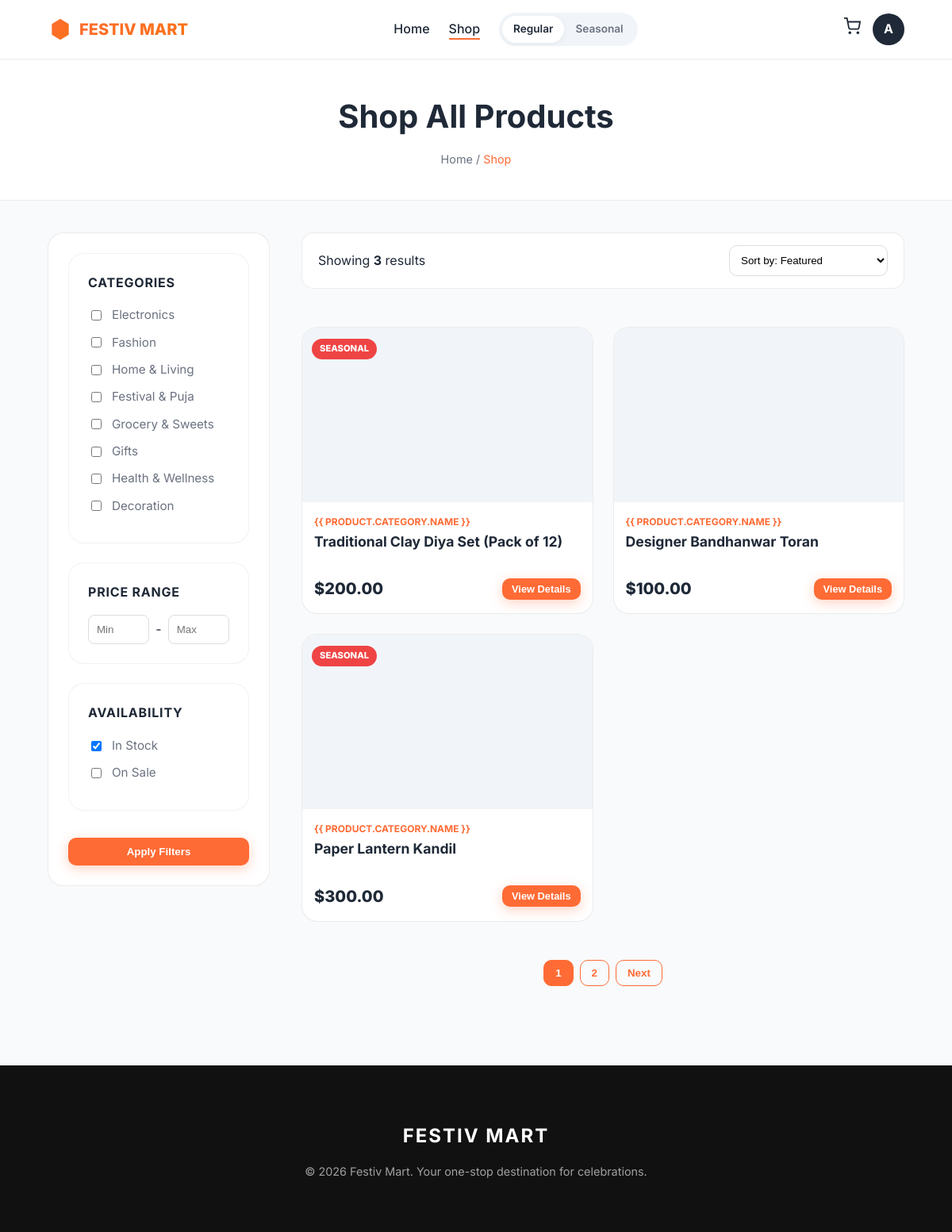
/shop/ (signed in), run on the app's committed database.
### FestivMartApp/models.py (models this page shows, shortened)
class Category(models.Model):
    name = models.CharField(max_length=100)
    parent = models.ForeignKey('self', on_delete=models.CASCADE, null=True, blank=True, related_name='subcategories')
    class Meta:
        verbose_name_plural = "Categories"

class Product(models.Model):
    name = models.CharField(max_length=200)
    description = models.TextField()
    price = models.DecimalField(max_digits=10, decimal_places=2)
    category = models.ForeignKey(Category, on_delete=models.CASCADE, related_name='products')
    image = models.ImageField(upload_to='products/', blank=True, null=True)
    image_url = models.URLField(max_length=500, blank=True, null=True, help_text="Alternative to uploading: provide an image URL")
    stock = models.PositiveIntegerField(default=1)
    discount_percent = models.PositiveIntegerField(default=0, help_text="Discount percentage (0-100)")
    is_seasonal = models.BooleanField(default=False)
    season = models.ForeignKey(Season, on_delete=models.SET_NULL, null=True, blank=True, related_name='products')
    occasions = models.ManyToManyField(Occasion, blank=True, related_name='products')
    available = models.BooleanField(default=True)
    seller = models.ForeignKey('auth.User', on_delete=models.CASCADE, related_name='products', null=True, blank=True)
    created_at = models.DateTimeField(auto_now_add=True)
    def get_image_url(self):
        if self.image:
            return self.image.url
        elif self.image_url:
            return self.image_url
        else:
            return 'https://via.placeholder.com/400x400?text=No+Image'

### FestivMartApp/views.py (the view)
# urls.py: path('shop/', views.shop, name='shop'),
def shop(request):
    products = Product.objects.filter(available=True)
    categories = Category.objects.all()
    context = {
        'products': products,
        'categories': categories
    }
    return render(request, 'FestivMartApp/shop.html', context)

### FestivMartApp/templates/FestivMartApp/shop.html (shortened to what this page needs)
{% load static %}
<!DOCTYPE html>
<html lang="en">
<head>
    <link href="{% static 'css/style.css' %}" rel="stylesheet">
</head>
<body>
    <nav class="navbar">
        <a href="{% url 'home' %}" class="logo">
            <svg width="24" height="24" viewBox="0 0 24 24" fill="currentColor">
                <path d="M12 2L4 7v10l8 5 8-5V7l-8-5z" />
            </svg>
            FESTIV MART
        </a>
        <ul class="nav-menu">
            <li><a href="{% url 'home' %}" class="nav-link">Home</a></li>
            <li><a href="{% url 'shop' %}" class="nav-link active">Shop</a></li>
            <li class="mode-switch">
                <a href="{% url 'home' %}" class="active">Regular</a>
                <a href="{% url 'seasonal' %}">Seasonal</a>
            </li>
        </ul>
        <div class="nav-actions" style="display: flex; align-items: center; gap: 15px;">
            {% if user.is_authenticated %}
            <a href="{% url 'cart' %}" style="text-decoration: none; color: inherit; position: relative;">
                <svg width="22" height="22" viewBox="0 0 24 24" fill="none" stroke="currentColor" stroke-width="2">
                    <circle cx="9" cy="21" r="1" />
                    <circle cx="20" cy="21" r="1" />
                    <path d="M1 1h4l2.68 13.39a2 2 0 002 1.61h9.72a2 2 0 002-1.61L23 6H6" />
                </svg>
            </a>
            <a href="{% url 'dashboard' %}" class="user-profile">
                <div class="avatar">{{ user.username|first|upper }}</div>
            </a>
            {% else %}
            <a href="{% url 'login' %}" class="btn-outline"
                style="padding: 10px 20px; font-size: 0.9rem; border-color: var(--text-dark); color: var(--text-dark);">Sign
                In</a>
            <a href="{% url 'signup' %}" class="btn-primary" style="padding: 10px 20px; font-size: 0.9rem;">Join
                Free</a>
            {% endif %}
        </div>
    </nav>
    <header
        style="background: var(--white); padding: 40px 5%; text-align: center; border-bottom: 1px solid var(--border);">
        <h1 style="font-size: clamp(1.8rem, 5vw, 2.5rem); margin: 0 0 10px;">Shop All Products</h1>
        <nav style="color: var(--text-muted); font-size: 0.9rem;">
            <a href="{% url 'home' %}" style="color: inherit; text-decoration: none;">Home</a> / <span
                style="color: var(--primary-orange);">Shop</span>
        </nav>
    </header>
    <div class="shop-container">
        <aside class="sidebar" id="sidebar">
            <div class="filter-section">
                <h3>Categories</h3>
                {% for category in categories %}
                <div class="filter-option">
                    <input type="checkbox" id="cat-{{ category.id }}" value="{{ category.id }}" class="category-filter">
                    <label for="cat-{{ category.id }}">{{ category.name }}</label>
                </div>
                {% empty %}
                <p style="font-size: 0.85rem; color: var(--text-muted);">No categories available.</p>
                {% endfor %}
            </div>
            <div class="filter-section">
                <h3>Price Range</h3>
                <div style="display: flex; align-items: center; gap: 8px;">
                    <input type="number" id="min-price" class="price-input" placeholder="Min"
                        style="width: 100%; padding: 10px; border-radius: 8px; border: 1px solid #ddd;">
                    <span>-</span>
                    <input type="number" id="max-price" class="price-input" placeholder="Max"
                        style="width: 100%; padding: 10px; border-radius: 8px; border: 1px solid #ddd;">
                </div>
            </div>
            <div class="filter-section">
                <h3>Availability</h3>
                <div class="filter-option">
                    <input type="checkbox" id="in-stock" checked>
                    <label for="in-stock">In Stock</label>
                </div>
                <div class="filter-option">
                    <input type="checkbox" id="on-sale">
                    <label for="on-sale">On Sale</label>
                </div>
            </div>
            <button class="btn-primary" style="width: 100%; margin-top: 10px;" onclick="applyFilters()">Apply
                Filters</button>
        </aside>
        <main class="main-content">
            <div class="shop-header">
                <div class="results-info">
                    Showing <strong>{{ products|length }}</strong> results
                </div>
                <div class="shop-controls">
                    <select
                        style="width: 100%; min-width: 200px; padding: 10px; border-radius: 10px; border: 1px solid #ddd; background: white;">
                        <option value="featured">Sort by: Featured</option>
                    </select>
                </div>
            </div>
            <div class="grid-products">
                {% for product in products %}
                <div class="card product-card" data-category="{{ product.category.id }}"
                    data-price="{{ product.price }}"
                    onclick="openProductModal('{{ product.id }}', '{{ product.name|escapejs }}', '{{ product.price }}', '{{ product.category.name|escapejs }}', '{{ product.get_image_url }}', '{{ product.description|escapejs }}')"
                    style="cursor: pointer;">
                    <div class="card-img"
                        style="background-image: url('{{ product.get_image_url }}'); height: 220px; background-size: cover; background-position: center; position: relative;">
                        {% if product.is_seasonal %}
                        <div style="position: absolute; top: 12px; left: 12px;">
                            <span class="badge badge-seasonal">SEASONAL</span>
                        </div>
                        {% endif %}
                    </div>
                    <div class="card-content"
                        style="padding: 15px; flex-grow: 1; display: flex; flex-direction: column;">
                        <span
                            style="font-size: 0.75rem; color: var(--primary-orange); font-weight: 700; text-transform: uppercase;">{{
                            product.category.name }}</span>
                        <h3
                            style="margin: 5px 0 12px; font-size: 1.1rem; height: 2.4em; overflow: hidden; line-height: 1.2;">
                            {{ product.name }}</h3>
                        <div
                            style="display: flex; justify-content: space-between; align-items: center; margin-top: auto;">
                            <span style="font-weight: 800; font-size: 1.25rem;">${{ product.price }}</span>
                            <button class="btn-primary" style="padding: 6px 12px; font-size: 0.8rem;">View
                                Details</button>
                        </div>
                    </div>
                </div>
                {% empty %}
                <div style="text-align: center; grid-column: 1 / -1; padding: 60px 20px;">
                    <h3 style="color: var(--text-muted);">No products found.</h3>
                    <p>Try adjusting your filters or search criteria.</p>
                </div>
                {% endfor %}
            </div>
            <div class="pagination" style="display: flex; justify-content: center; gap: 8px; margin-top: 40px;">
                <button class="btn-outline"
                    style="padding: 8px 14px; background: var(--primary-orange); color: white;">1</button>
                <button class="btn-outline" style="padding: 8px 14px;">2</button>
                <button class="btn-outline" style="padding: 8px 14px;">Next</button>
            </div>
        </main>
    </div>
    <footer style="background: #111; color: white; padding: 50px 5%; margin-top: 60px; text-align: center;">
        <h2 style="letter-spacing: 2px; margin-bottom: 10px;">FESTIV MART</h2>
        <p style="opacity: 0.6; font-size: 0.9rem;">&copy; 2026 Festiv Mart. Your one-stop destination for celebrations.
        </p>
    </footer>
</body>
</html>

### FestivMartApp/static/css/style.css (style rules this page uses)
:root { --primary-orange: #FF6B35; --primary-purple: #7C3AED; --primary-teal: #14B8A6; --bg-dark: #0F172A; --bg-light: #F8FAFC; --text-main: #1E293B; --text-white: #ffffff; --text-muted: #64748B; --glass-bg: rgba(255, 255, 255, 0.7); --glass-border: rgba(255, 255, 255, 0.5); --glass-shadow: 0 8px 32px 0 rgba(31, 38, 135, 0.1); --gradient-orange: linear-gradient(135deg, #FF6B35 0%, #F97316 100%); --gradient-seasonal: linear-gradient(135deg, #7C3AED 0%, #2DD4BF 100%); }
body { margin: 0; padding: 0; box-sizing: border-box; font-family: 'Outfit', sans-serif; color: var(--text-main); background-color: var(--bg-light); overflow-x: hidden; line-height: 1.6; }
a { text-decoration: none; color: inherit; transition: all 0.3s ease; }
ul { list-style: none; padding: 0; margin: 0; }
.navbar { position: sticky; top: 0; z-index: 1000; padding: 1rem 5%; display: flex; justify-content: space-between; align-items: center; background: rgba(255, 255, 255, 0.85); backdrop-filter: blur(10px); border-bottom: 1px solid rgba(0, 0, 0, 0.05); }
.logo { font-size: 1.8rem; font-weight: 800; background: var(--gradient-orange); -webkit-background-clip: text; -webkit-text-fill-color: transparent; display: flex; align-items: center; gap: 10px; }
.logo svg { width: 32px; height: 32px; fill: url(#logoGradient); }
.nav-menu { display: flex; gap: 2.5rem; align-items: center; }
.nav-link { font-weight: 500; color: var(--text-main); position: relative; }
.nav-link::after { content: ''; position: absolute; width: 0; height: 2px; bottom: -4px; left: 0; background: var(--primary-orange); transition: width 0.3s; }
.nav-link:hover::after, .nav-link.active::after { width: 100%; }
.nav-actions { display: flex; align-items: center; gap: 1.5rem; }
.btn-primary { background: var(--gradient-orange); color: white; padding: 0.8rem 1.5rem; border-radius: 50px; font-weight: 600; box-shadow: 0 4px 15px rgba(255, 107, 53, 0.3); border: none; cursor: pointer; }
.btn-outline { border: 2px solid var(--primary-orange); color: var(--primary-orange); padding: 0.7rem 1.4rem; border-radius: 50px; font-weight: 600; background: transparent; cursor: pointer; }
.user-profile { display: flex; align-items: center; gap: 10px; cursor: pointer; position: relative; }
.avatar { width: 40px; height: 40px; border-radius: 50%; background: var(--text-main); color: white; display: flex; align-items: center; justify-content: center; font-weight: 700; }
.grid-products { display: grid; grid-template-columns: repeat(auto-fill, minmax(280px, 1fr)); gap: 2rem; margin: 3rem 0; }
.card { background: white; border-radius: 20px; overflow: hidden; transition: all 0.4s cubic-bezier(0.175, 0.885, 0.32, 1.275); border: 1px solid rgba(0, 0, 0, 0.05); }
.card-img { height: 250px; width: 100%; object-fit: cover; background-color: #f1f5f9; position: relative; background-position: center; background-size: cover; }
.card-content { padding: 1.5rem; }
.badge { display: inline-block; padding: 4px 12px; border-radius: 20px; font-size: 0.75rem; font-weight: 700; margin-bottom: 0.5rem; }
.badge-seasonal { background: #f3e8ff; color: #9333ea; }
.sidebar { width: 280px; background: white; padding: 2rem; border-right: 1px solid rgba(0, 0, 0, 0.05); }
.mode-switch { background: #f1f5f9; padding: 4px; border-radius: 30px; display: flex; position: relative; }
.mode-switch a { padding: 6px 14px; font-size: 0.85rem; border-radius: 25px; color: var(--text-muted); font-weight: 600; }
.mode-switch a.active { background: white; color: var(--text-main); box-shadow: 0 2px 10px rgba(0, 0, 0, 0.05); }
.shop-container { display: flex; gap: 3rem; padding: 3rem 5%; max-width: 1600px; margin: 0 auto; }
.filter-section { margin-bottom: 2.5rem; background: white; padding: 1.5rem; border-radius: 20px; border: 1px solid rgba(0, 0, 0, 0.05); }
.filter-section h3 { margin-top: 0; margin-bottom: 1rem; font-size: 1.1rem; }
.filter-option { display: flex; align-items: center; gap: 10px; margin-bottom: 0.8rem; color: var(--text-muted); cursor: pointer; }
.shop-header { display: flex; justify-content: space-between; align-items: center; margin-bottom: 2rem; }
.pagination { display: flex; justify-content: center; gap: 10px; margin-top: 4rem; }

### data on the page
Category: name "Electronics"
Category: name "Fashion"
Category: name "Home & Living"
Category: name "Festival & Puja"
Category: name "Grocery & Sweets"
Category: name "Gifts"
Category: name "Health & Wellness"
Category: name "Decoration"
Product: is_seasonal "SEASONAL", name "Traditional Clay Diya Set (Pack of 12)", price "200.00"
Product: name "Designer Bandhanwar Toran", price "100.00"
Product: is_seasonal "SEASONAL", name "Paper Lantern Kandil", price "300.00"

### other printed values
{{ user.username|first|upper }} "A"
{{ products|length }} "3"
